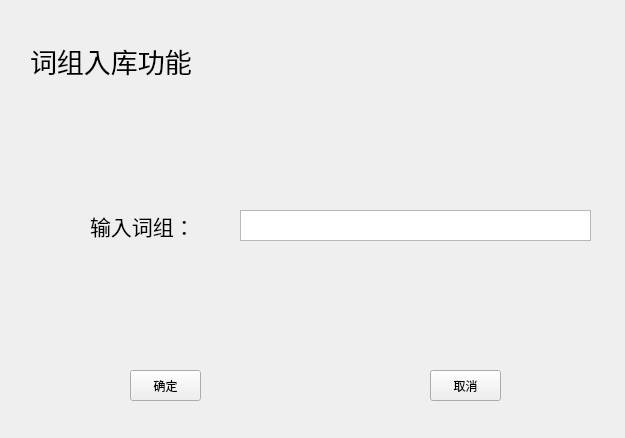
<?xml version="1.0" encoding="UTF-8"?>
<ui version="4.0">
 <class>Add_dict_Frame</class>
 <widget class="QMainWindow" name="Add_dict_Frame">
  <property name="geometry">
   <rect>
    <x>0</x>
    <y>0</y>
    <width>625</width>
    <height>438</height>
   </rect>
  </property>
  <property name="windowTitle">
   <string>MainWindow</string>
  </property>
  <widget class="QWidget" name="centralwidget">
   <widget class="QTextEdit" name="textEdit">
    <property name="geometry">
     <rect>
      <x>240</x>
      <y>210</y>
      <width>351</width>
      <height>31</height>
     </rect>
    </property>
   </widget>
   <widget class="QLabel" name="label">
    <property name="geometry">
     <rect>
      <x>30</x>
      <y>40</y>
      <width>271</width>
      <height>41</height>
     </rect>
    </property>
    <property name="font">
     <font>
      <family>Agency FB</family>
      <pointsize>20</pointsize>
     </font>
    </property>
    <property name="text">
     <string>词组入库功能</string>
    </property>
   </widget>
   <widget class="QLabel" name="label_2">
    <property name="geometry">
     <rect>
      <x>90</x>
      <y>210</y>
      <width>141</width>
      <height>31</height>
     </rect>
    </property>
    <property name="font">
     <font>
      <family>Agency FB</family>
      <pointsize>16</pointsize>
     </font>
    </property>
    <property name="text">
     <string>输入词组：</string>
    </property>
   </widget>
   <widget class="QPushButton" name="pushButton">
    <property name="geometry">
     <rect>
      <x>430</x>
      <y>370</y>
      <width>71</width>
      <height>31</height>
     </rect>
    </property>
    <property name="text">
     <string>取消</string>
    </property>
   </widget>
   <widget class="QPushButton" name="pushButton_2">
    <property name="geometry">
     <rect>
      <x>130</x>
      <y>370</y>
      <width>71</width>
      <height>31</height>
     </rect>
    </property>
    <property name="mouseTracking">
     <bool>false</bool>
    </property>
    <property name="text">
     <string>确定</string>
    </property>
   </widget>
  </widget>
 </widget>
 <resources/>
 <connections/>
</ui>
